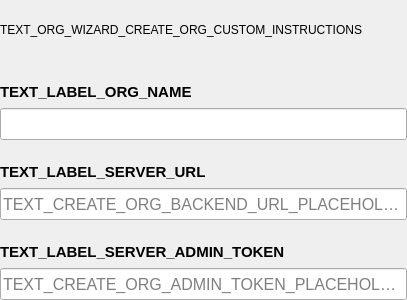
<?xml version="1.0" encoding="UTF-8"?>
<ui version="4.0">
 <class>CreateOrgCustomWidget</class>
 <widget class="QWidget" name="CreateOrgCustomWidget">
  <property name="geometry">
   <rect>
    <x>0</x>
    <y>0</y>
    <width>407</width>
    <height>300</height>
   </rect>
  </property>
  <property name="windowTitle">
   <string>Form</string>
  </property>
  <layout class="QVBoxLayout" name="verticalLayout">
   <property name="spacing">
    <number>20</number>
   </property>
   <property name="leftMargin">
    <number>0</number>
   </property>
   <property name="topMargin">
    <number>0</number>
   </property>
   <property name="rightMargin">
    <number>0</number>
   </property>
   <property name="bottomMargin">
    <number>0</number>
   </property>
   <item>
    <widget class="QLabel" name="label">
     <property name="text">
      <string>TEXT_ORG_WIZARD_CREATE_ORG_CUSTOM_INSTRUCTIONS</string>
     </property>
     <property name="wordWrap">
      <bool>true</bool>
     </property>
    </widget>
   </item>
   <item>
    <layout class="QVBoxLayout" name="verticalLayout_7">
     <property name="spacing">
      <number>5</number>
     </property>
     <item>
      <widget class="QLabel" name="label_org_name">
       <property name="font">
        <font>
         <pointsize>11</pointsize>
         <weight>75</weight>
         <bold>true</bold>
        </font>
       </property>
       <property name="text">
        <string>TEXT_LABEL_ORG_NAME</string>
       </property>
       <property name="alignment">
        <set>Qt::AlignLeading|Qt::AlignLeft|Qt::AlignVCenter</set>
       </property>
      </widget>
     </item>
     <item>
      <widget class="QLineEdit" name="line_edit_org_name">
       <property name="minimumSize">
        <size>
         <width>0</width>
         <height>32</height>
        </size>
       </property>
       <property name="font">
        <font>
         <pointsize>12</pointsize>
        </font>
       </property>
       <property name="placeholderText">
        <string/>
       </property>
      </widget>
     </item>
    </layout>
   </item>
   <item>
    <layout class="QVBoxLayout" name="verticalLayout_5">
     <property name="spacing">
      <number>5</number>
     </property>
     <item>
      <widget class="QLabel" name="label_server_url">
       <property name="font">
        <font>
         <pointsize>11</pointsize>
         <weight>75</weight>
         <bold>true</bold>
        </font>
       </property>
       <property name="text">
        <string>TEXT_LABEL_SERVER_URL</string>
       </property>
       <property name="alignment">
        <set>Qt::AlignLeading|Qt::AlignLeft|Qt::AlignVCenter</set>
       </property>
      </widget>
     </item>
     <item>
      <widget class="QLineEdit" name="line_edit_server_url">
       <property name="minimumSize">
        <size>
         <width>0</width>
         <height>32</height>
        </size>
       </property>
       <property name="font">
        <font>
         <pointsize>12</pointsize>
        </font>
       </property>
       <property name="placeholderText">
        <string>TEXT_CREATE_ORG_BACKEND_URL_PLACEHOLDER</string>
       </property>
      </widget>
     </item>
    </layout>
   </item>
   <item>
    <layout class="QVBoxLayout" name="verticalLayout_2">
     <property name="spacing">
      <number>5</number>
     </property>
     <item>
      <widget class="QLabel" name="label_admin_token">
       <property name="font">
        <font>
         <pointsize>11</pointsize>
         <weight>75</weight>
         <bold>true</bold>
        </font>
       </property>
       <property name="text">
        <string>TEXT_LABEL_SERVER_ADMIN_TOKEN</string>
       </property>
      </widget>
     </item>
     <item>
      <widget class="QLineEdit" name="line_edit_admin_token">
       <property name="minimumSize">
        <size>
         <width>0</width>
         <height>32</height>
        </size>
       </property>
       <property name="font">
        <font>
         <pointsize>12</pointsize>
        </font>
       </property>
       <property name="echoMode">
        <enum>QLineEdit::Password</enum>
       </property>
       <property name="placeholderText">
        <string>TEXT_CREATE_ORG_ADMIN_TOKEN_PLACEHOLDER</string>
       </property>
      </widget>
     </item>
    </layout>
   </item>
  </layout>
 </widget>
 <resources/>
 <connections/>
</ui>
